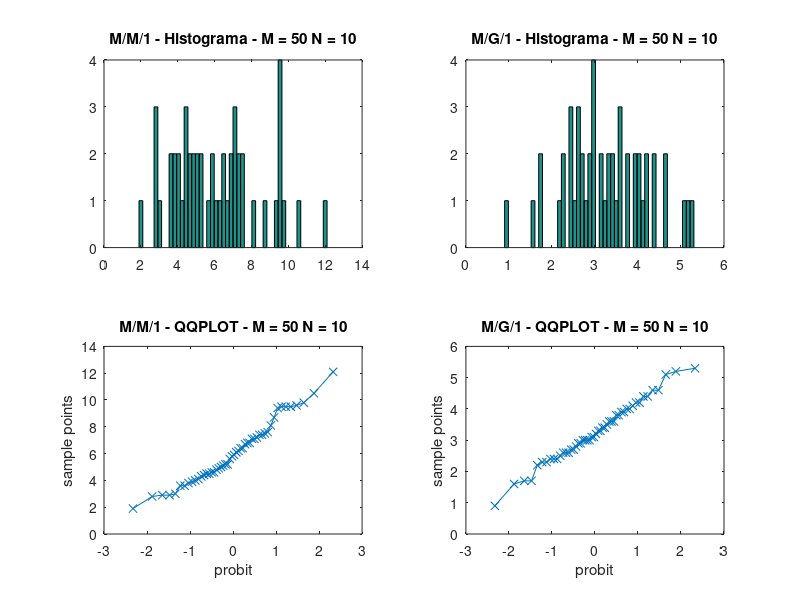
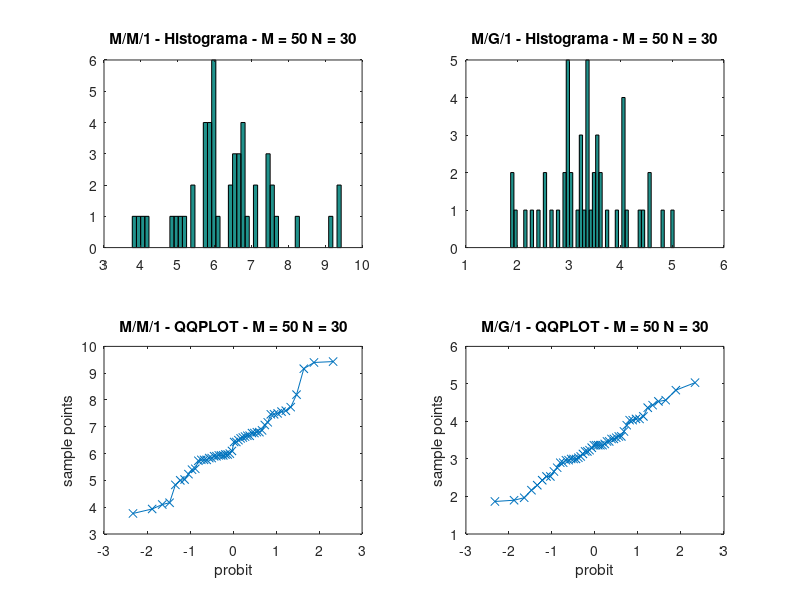
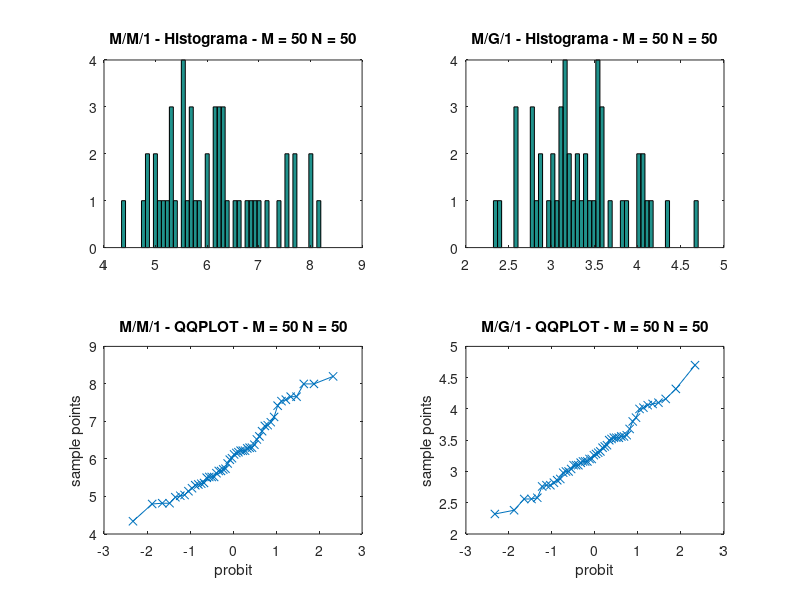
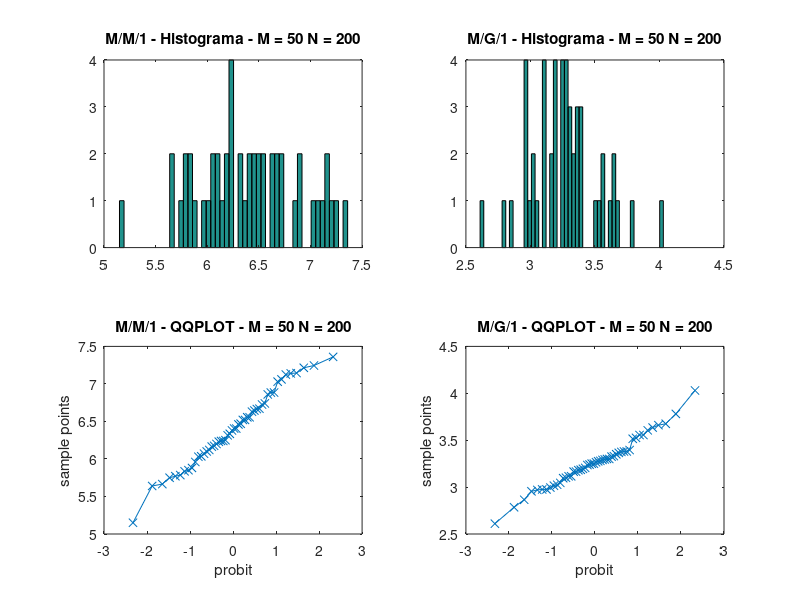

MATLAB code for these plots, in order:
close all;
clear;

mtot = load('mm1/output_Q.csv');
gtot = load('mg1/output_Q.csv');
ms = size(mtot);
gs = size(gtot);
res = 50;

% N = 10
m10 = reshape(mtot(1:500),50,10);
g10 = reshape(gtot(1:500),50,10);

m10_mean = mean(m10,2);
g10_mean = mean(g10,2);

% N = 30 -> Navidi
m30 = reshape(mtot(1:1500),50,30);
g30 = reshape(gtot(1:1500),50,30);

m30_mean = mean(m30,2);
g30_mean = mean(g30,2);

% N = 50 -> Pazos
m50 = reshape(mtot(1:2500),50,50);
g50 = reshape(gtot(1:2500),50,50);

m50_mean = mean(m50,2);
g50_mean = mean(g50,2);

% N = 200 -> Rosner
m200 = reshape(mtot,50,200);
g200 = reshape(gtot,50,200);

m200_mean = mean(m200,2);
g200_mean = mean(g200,2);

% PLOTS
% N = 10
figure(1);
subplot(2,2,1);
hist(m10_mean, res);
title('M/M/1 - Histograma - M = 50 N = 10');
subplot(2,2,2);
hist(g10_mean, res);
title('M/G/1 - Histograma - M = 50 N = 10');
subplot(2,2,3);
qqplot(m10_mean);
title('M/M/1 - QQPLOT - M = 50 N = 10');
subplot(2,2,4);
qqplot(g10_mean);
title('M/G/1 - QQPLOT - M = 50 N = 10');

% N = 30
figure(2);
subplot(2,2,1);
hist(m30_mean, res);
title('M/M/1 - Histograma - M = 50 N = 30');
subplot(2,2,2);
hist(g30_mean, res);
title('M/G/1 - Histograma - M = 50 N = 30');
subplot(2,2,3);
qqplot(m30_mean);
title('M/M/1 - QQPLOT - M = 50 N = 30');
subplot(2,2,4);
qqplot(g30_mean);
title('M/G/1 - QQPLOT - M = 50 N = 30');

% N = 50
figure(3);
subplot(2,2,1);
hist(m50_mean, res);
title('M/M/1 - Histograma - M = 50 N = 50');
subplot(2,2,2);
hist(g50_mean, res);
title('M/G/1 - Histograma - M = 50 N = 50');
subplot(2,2,3);
qqplot(m50_mean);
title('M/M/1 - QQPLOT - M = 50 N = 50');
subplot(2,2,4);
qqplot(g50_mean);
title('M/G/1 - QQPLOT - M = 50 N = 50');

% N = 200
figure(4);
subplot(2,2,1);
hist(m200_mean, res);
title('M/M/1 - Histograma - M = 50 N = 200');
subplot(2,2,2);
hist(g200_mean, res);
title('M/G/1 - Histograma - M = 50 N = 200');
subplot(2,2,3);
qqplot(m200_mean);
title('M/M/1 - QQPLOT - M = 50 N = 200');
subplot(2,2,4);
qqplot(g200_mean);
title('M/G/1 - QQPLOT - M = 50 N = 200');
figure(5);
hist(m200, res);
title('Histograma: Distribución del tiempo de espera en la cola');